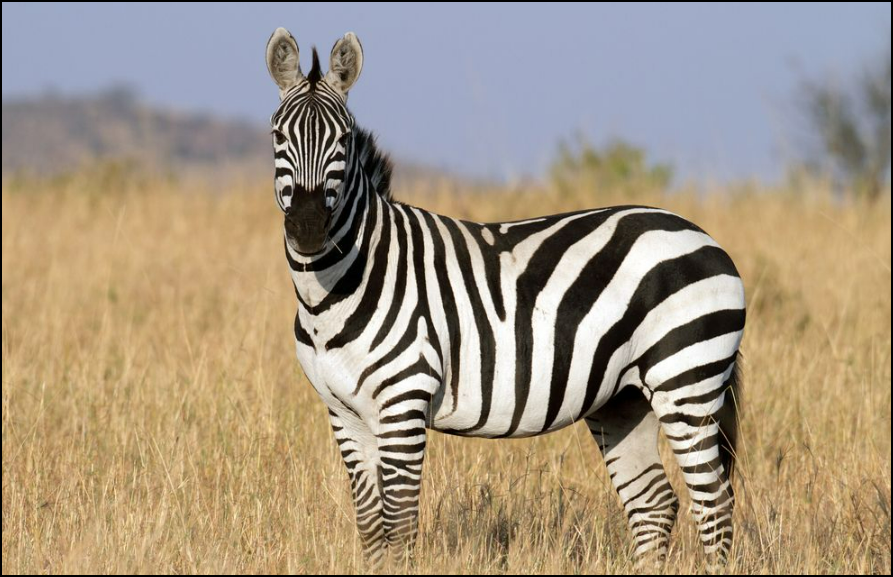
#> input picture Computer Vision Basic Techniques/Images/Sample.png, 893 x 577 px, found by its file name
$ python Adaptive_Thresholding.py
#> lines starting #> are read from the running program, lines starting #| are printed output that depends on the picture; after the words box and inside, x2 and y2 are one past the last pixel; in counts of white or black regions, pixels touching at a corner belong together
import cv2
import numpy as np

image_read = cv2.imread("Computer Vision Basic Techniques\Images\Sample.png", cv2.IMREAD_GRAYSCALE)
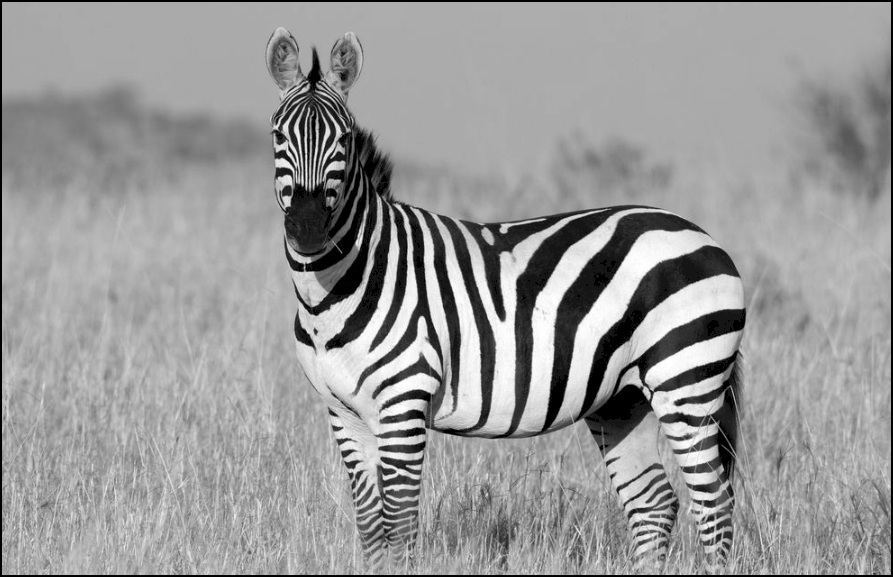
#> image_read: shape (577, 893); min 0, max 255, mean 152.5

threshold_value = 127

binary_image = cv2.adaptiveThreshold(image_read,255,cv2.ADAPTIVE_THRESH_GAUSSIAN_C,cv2.THRESH_BINARY,11,2)
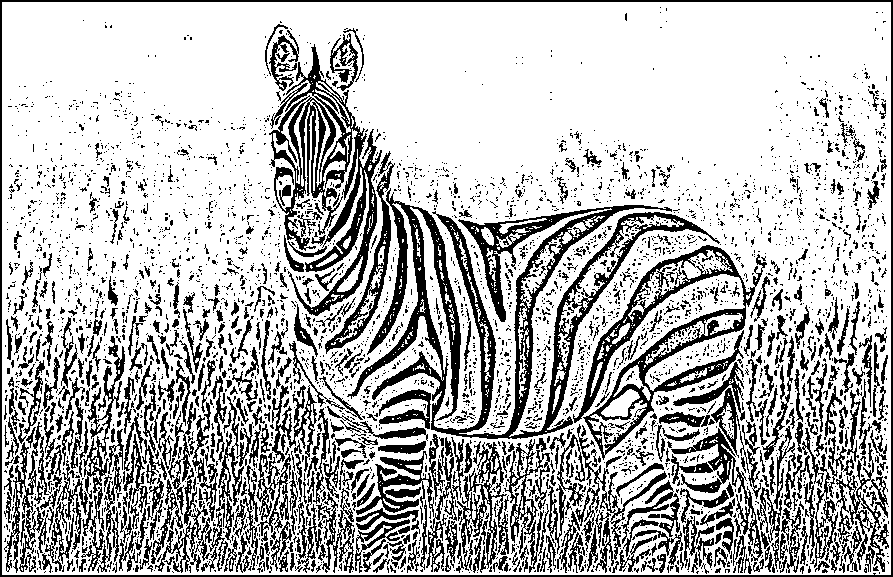
#> binary_image: shape (577, 893); 72.8% white; 4101 black regions (3454 under 20 px), largest, box (x1, y1, x2, y2) and area: (347, 188, 720, 439) 18762, (269, 44, 382, 316) 8962, (573, 245, 767, 460) 7409


cv2.imshow("BINARY_IMAGE", binary_image)

cv2.waitKey(0)
cv2.destroyAllWindows()
